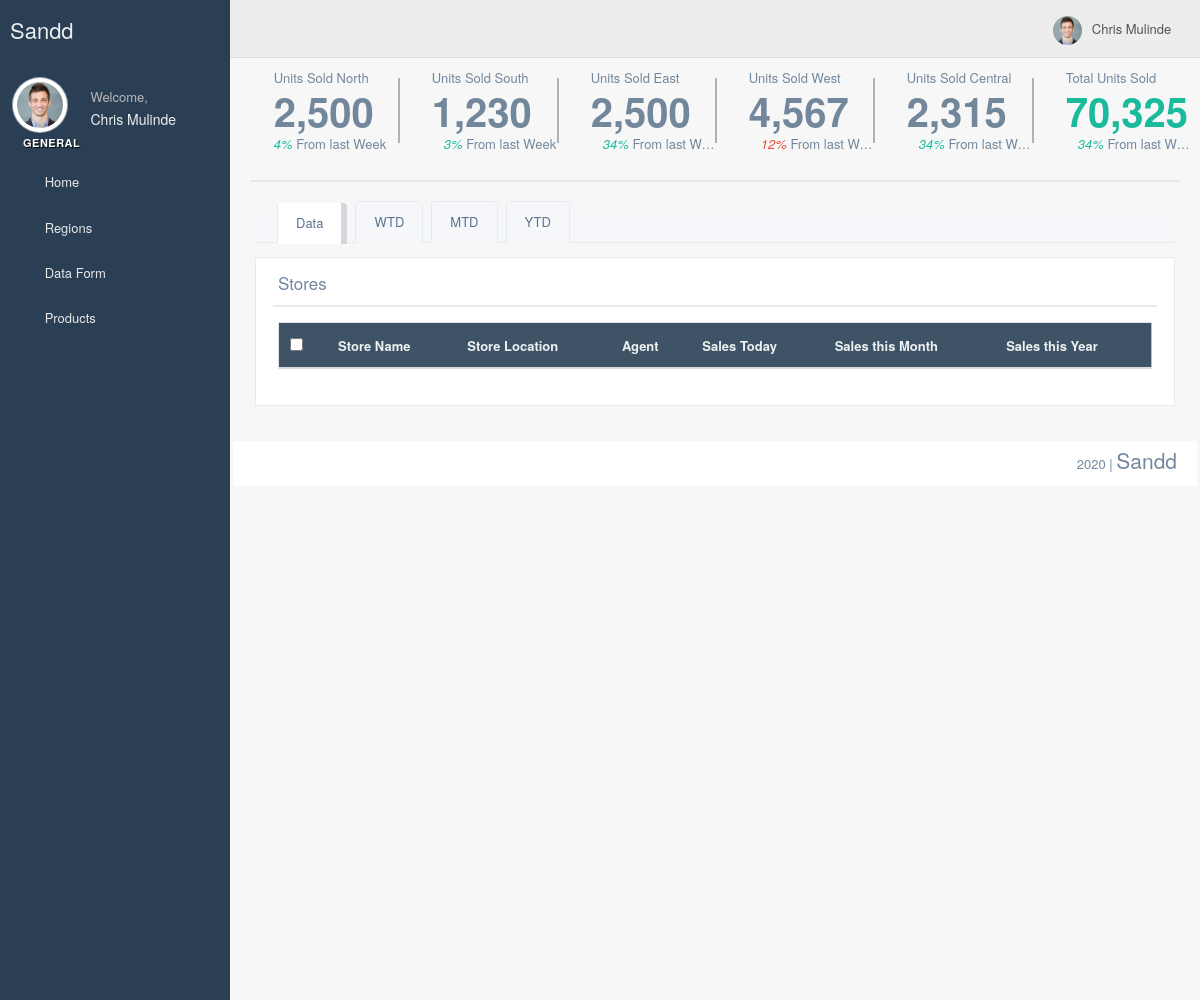
The app's page /, older data.
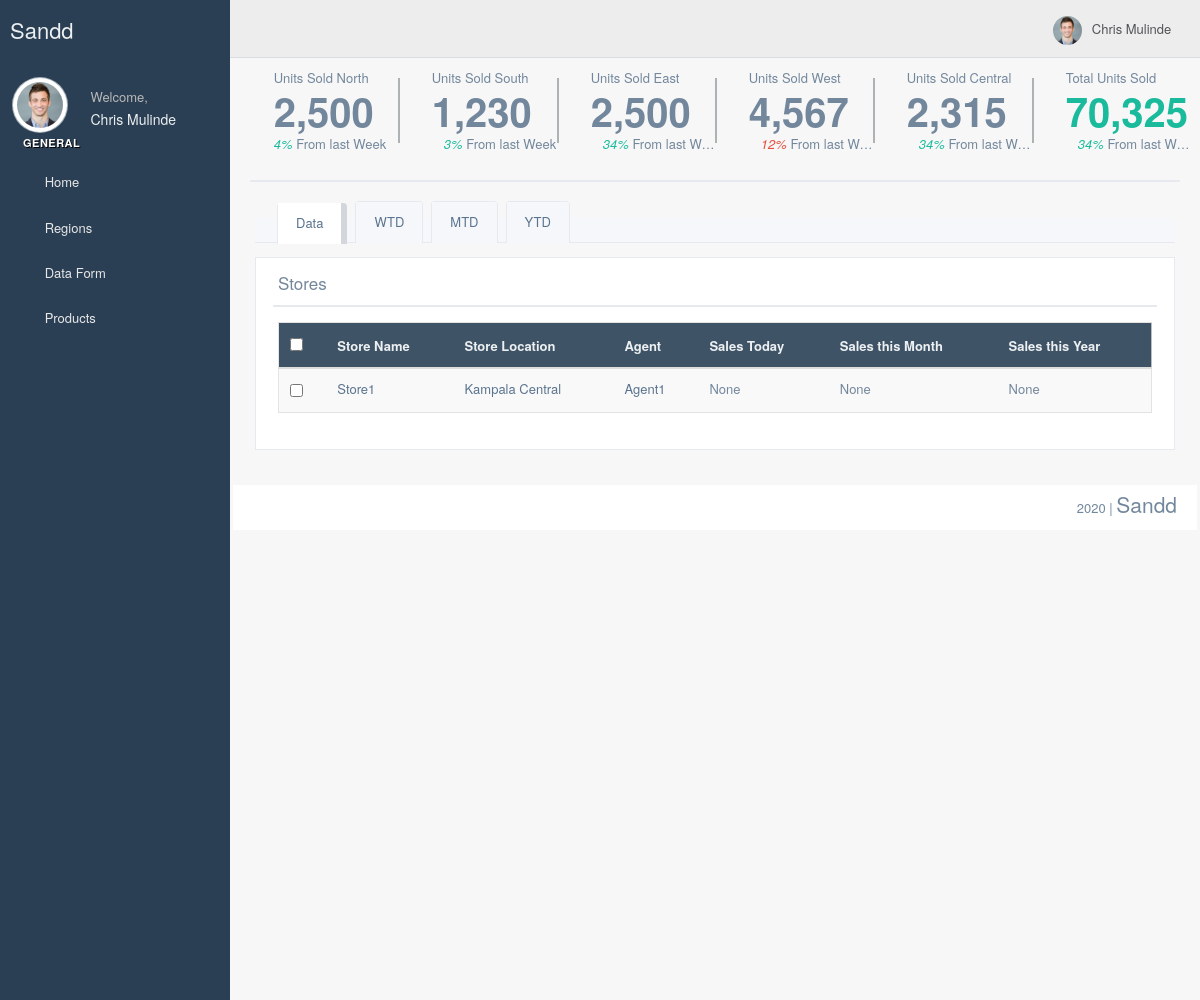
The same page, newer data.
### adm/models.py (models this page shows, shortened)
class Store(models.Model):
    store_name = models.CharField(max_length=250)
    store_location = models.ForeignKey('Location', on_delete= models.CASCADE)
    agent = models.ForeignKey('Agent', on_delete= models.CASCADE)

class Location(models.Model):
    name = models.CharField(max_length=50)
    region = models.ForeignKey('Region', on_delete= models.CASCADE)
    def __str__(self):
        return self.name

class Agent(models.Model):
    username = models.CharField(max_length=50, unique=True)
    fist_name = models.CharField(max_length=50, default="First Name")
    last_name = models.CharField(max_length=50, default="Last Name")
    def __str__(self):
        return self.username

### adm/views.py (the view)
# urls.py: url(r'^$', index, name='index'),
def index(request):
    return store_totals(request)

### adm/models.py (called while the page is built)
    def __str__(self):
        return self.name

    def year_count(self, keyword):
        return Stock.objects.filter(store__store_name=keyword).filter(stock_time__year=datetime.datetime.today().date().year).aggregate(Sum('stock_count'))

    def month_count(self, keyword):
        return Stock.objects.filter(store__store_name=keyword).filter(stock_time__month=datetime.datetime.today().date().month).aggregate(Sum('stock_count'))

    def day_count(self, keyword):
        return Stock.objects.filter(store__store_name=keyword).filter(stock_time__day=datetime.datetime.today().date().day).aggregate(Sum('stock_count'))

### adm/templatetags/my_tags.py (called while the page is built)
@register.simple_tag
def year_total(keyword):
	return list(Stock.objects.year_count(keyword).values())[0]

@register.simple_tag
def month_total(keyword):
	return list(Stock.objects.month_count(keyword).values())[0]

@register.simple_tag
def day_total(keyword):
	return list(Stock.objects.day_count(keyword).values())[0]

@register.simple_tag
def get_products(keyword=None):
    return Product.objects.all()

@register.simple_tag
def get_all_regions(keyword=None):
    return Location.objects.all()

### adm/templates/store_totals.html (shortened to what the changed rows need)
{% extends "base.html" %}
{% load static %}
{% load my_tags %}
{% block content %}
<div class="row">
    <div class="col-md-12 col-sm-12 col-xs-12">
        <div class="x_content">
            <div class="" role="tabpanel" data-example-id="togglable-tabs">
                <div id="myTabContent" class="tab-content">
                    <div role="tabpanel" class="tab-pane fade active in" id="tab_content1" aria-labelledby="home-tab">
                        <div class="x_panel">
                                    <div class="x_title">
                                        <h2>Stores <small>{{region}}</small></h2>
                                    </div>
                                    <div class="x_content">
                                        <table id="example" class="table table-striped responsive-utilities jambo_table">
                                            <thead>
                                                <tr class="headings">
                                                    <th>
                                                        <input type="checkbox" class="tableflat">
                                                    </th>
                                                    <th>Store Name </th>
                                                    <th>Store Location </th>
                                                    <th>Agent </th>
                                                    <th>Sales Today </th>
                                                    <th>Sales this Month </th>
                                                    <th class=" no-link last"><span class="nobr">Sales this Year</span>
                                                    </th>
                                                </tr>
                                            </thead>
                                            <tbody>
                                                {% for store in stores %}
                                                    <tr class="even pointer">
                                                        <td class="a-center ">
                                                            <input type="checkbox" class="tableflat">
                                                        </td>
                                                        <td class=" "><a href="/{% get_store_region store.store_location %}/{{store.id}}/">{{ store.store_name }}</a></td>
                                                        <td class=" "><a href="/{{ store.store_location }}/">{{ store.store_location }}</a></td>
                                                        <td class=" "><a href="/{{store.agent|lower}}/">{{ store.agent }}</a></td>
                                                        <td class=" ">{% day_total store.store_name %}</td>
                                                        <td class="a-right a-right ">{% month_total store.store_name %}</td>
                                                        <td class=" last">{% year_total store.store_name %}</td>
                                                    </tr>
                                                {% endfor %}
                                            </tbody>
                                        </table>
                                    </div>
                        </div>
                    </div>
                </div>
            </div>
        </div>
        </div>
</div>
<br />
{% endblock %}

Row changes from the older to the newer data that the page shows:
added Store: store_name "Store1", store_location "Kampala Central", agent "Agent1", store_name "None"
